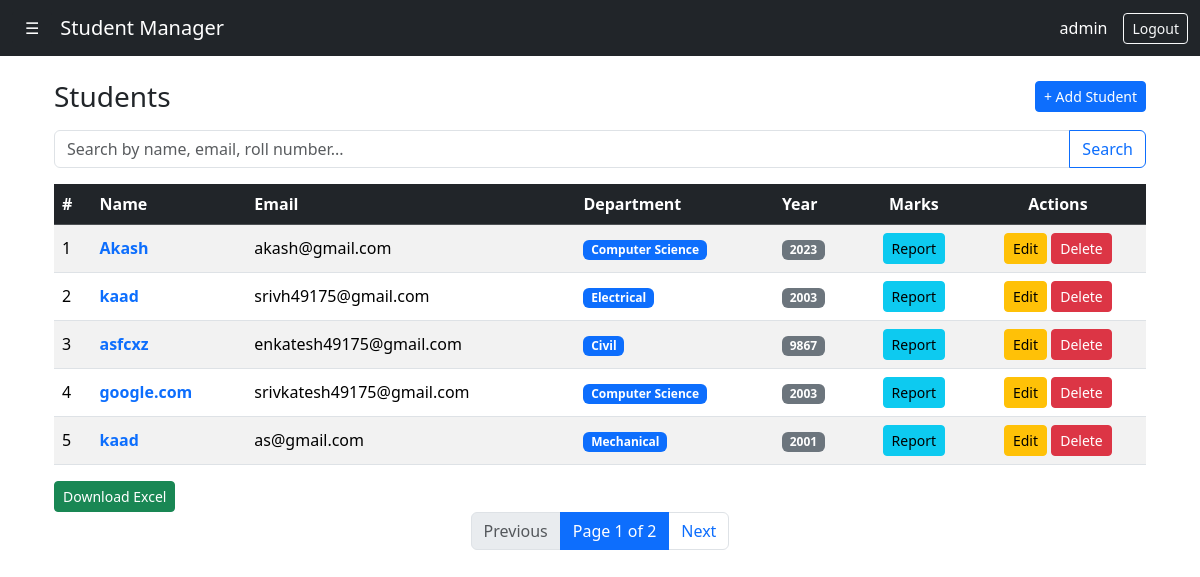
The app's page /students/ (signed in) with its own data.
### core/models.py (models this page shows, shortened)
class Student(models.Model):
    DEPARTMENT_CHOICES = [
        ('CSE', 'Computer Science'),
        ('ECE', 'Electronics'),
        ('EEE', 'Electrical'),
        ('ME', 'Mechanical'),
        ('CE', 'Civil'),
    ]
    name = models.CharField(max_length=100)
    email = models.EmailField(unique=True)
    age = models.IntegerField(
        validators=[MinValueValidator(1)]
    )
    roll_number = models.CharField(max_length=20)
    department = models.CharField(max_length=100, choices=DEPARTMENT_CHOICES)
    year = models.IntegerField()
    image = models.ImageField(upload_to='students/', blank=True, null=True)
    created_at = models.DateTimeField(auto_now_add=True)

### core/views.py (the view, shortened to what this page needs)
# urls.py: path('students/', views.student_list, name='student_list'),
@login_required
def student_list(request):
    query = request.GET.get('q','')
    students = Student.objects.all().order_by('-created_at')
    paginator = Paginator(students,5)
    page_number = request.GET.get('page')
    page_obj = paginator.get_page(page_number)
    return render(request, 'core/student_list.html', {'page_obj':page_obj,'query':query})

### templates/core/student_list.html (shortened to what this page needs)
{% extends 'core/base.html' %}
{% block content %}
<div class="container mt-4">
    <div class="d-flex justify-content-between align-items-center mb-3">
        <h3 class="mb-0">Students</h3>
        {% if user.is_staff %}
            <a href="{% url 'student_create' %}" class="btn btn-primary btn-sm">
                + Add Student
            </a>
        {% endif %}
    </div>
    <form method="get" class="mb-3">
        <div class="input-group">
            <input
                type="text"
                name="q"
                class="form-control"
                placeholder="Search by name, email, roll number..."
                value="{{ query }}"
            >
            <button class="btn btn-outline-primary" type="submit">
                Search
            </button>
        </div>
    </form>
    <div class="table-responsive">
        <table class="table table-hover table-striped align-middle">
            <thead class="table-dark">
                <tr>
                    <th>#</th>
                    <th>Name</th>
                    <th>Email</th>
                    <th>Department</th>
                    <th>Year</th>
                    <th class="text-center">Marks</th>
                    {% if user.is_staff %}
                        <th class="text-center">Actions</th>
                    {% endif %}
                </tr>
            </thead>
            <tbody>
                {% for student in page_obj %}
                <tr>
                    <td>{{ forloop.counter }}</td>
                    <td>
                        <a href="{% url 'student_detail' student.id %}"
                           class="fw-semibold text-decoration-none">
                            {{ student.name }}
                        </a>
                    </td>
                    <td>{{ student.email }}</td>
                    <td>
                        <span class="badge bg-primary">
                            {{ student.get_department_display }}
                        </span>
                    </td>
                    <td>
                        <span class="badge bg-secondary">
                            {{ student.year }}
                        </span>
                    </td>
                    <td class="text-center">
                        <a href="{% url 'student_report' student.id %}"
                            class="btn btn-info btn-sm">
                            Report
                        </a>
                    </td>
                    {% if user.is_staff %}
                    <td class="text-center">
                        <a href="{% url 'student_update' student.id %}"
                           class="btn btn-warning btn-sm">
                            Edit
                        </a>
                        <a href="{% url 'student_delete' student.id %}"
                           class="btn btn-danger btn-sm">
                            Delete
                        </a>
                    </td>
                    {% endif %}
                </tr>
                {% empty %}
                <tr>
                    <td colspan="6" class="text-center text-muted">
                        No students found
                    </td>
                </tr>
                {% endfor %}
            </tbody>
        </table>
    </div>
    {% if user.is_staff %}
        <a href="{% url 'export_all_students_excel' %}"
        class="btn btn-success btn-sm">
        Download Excel
        </a>
        {% endif %}
    <nav aria-label="Student list pagination">
        <ul class="pagination justify-content-center">
            {% if page_obj.has_previous %}
                <li class="page-item">
                    <a class="page-link"
                       href="?q={{ query }}&page={{ page_obj.previous_page_number }}">
                        Previous
                    </a>
                </li>
            {% else %}
                <li class="page-item disabled">
                    <span class="page-link">Previous</span>
                </li>
            {% endif %}
            <li class="page-item active">
                <span class="page-link">
                    Page {{ page_obj.number }} of {{ page_obj.paginator.num_pages }}
                </span>
            </li>
            {% if page_obj.has_next %}
                <li class="page-item">
                    <a class="page-link"
                       href="?q={{ query }}&page={{ page_obj.next_page_number }}">
                        Next
                    </a>
                </li>
            {% else %}
                <li class="page-item disabled">
                    <span class="page-link">Next</span>
                </li>
            {% endif %}
        </ul>
    </nav>
</div>
{% endblock %}

### templates/core/base.html (shortened to what this page needs)
<!DOCTYPE html>
<html lang="en">
<head>
    <link href="https://cdn.jsdelivr.net/npm/bootstrap@5.3.2/dist/css/bootstrap.min.css" rel="stylesheet">
</head>
<body>
<nav class="navbar navbar-dark bg-dark">
    <div class="container-fluid">
        <button class="btn btn-dark"
                type="button"
                data-bs-toggle="offcanvas"
                data-bs-target="#sidebar"
                aria-controls="sidebar">
            ☰
        </button>
        <a class="navbar-brand ms-2" href="{% url 'home' %}">
            Student Manager
        </a>
        <div class="d-flex align-items-center ms-auto">
            {% if user.is_authenticated %}
                <span class="text-white me-3">
                    {{ user.username }}
                </span>
                <form method="post" action="{% url 'logout' %}" class="mb-0">
                    <button class="btn btn-outline-light btn-sm">
                        Logout
                    </button>
                </form>
            {% else %}
                <a href="{% url 'login' %}" class="btn btn-outline-light btn-sm">
                    Login
                </a>
            {% endif %}
        </div>
    </div>
</nav>
<div class="container">
    {% block content %}{% endblock %}
</div>
</body>
</html>

### records on screen
Student: name "Akash", email "akash@gmail.com", department "Computer Science", year "2023"
Student: name "kaad", email "srivh49175@gmail.com", department "Electrical", year "2003"
Student: name "asfcxz", email "enkatesh49175@gmail.com", department "Civil", year "9867"
Student: name "google.com", email "srivkatesh49175@gmail.com", department "Computer Science", year "2003"
Student: name "kaad", email "as@gmail.com", department "Mechanical", year "2001"

### other values on screen
{{ user.username }} "admin"
{{ page_obj.number }} "1"
{{ page_obj.paginator.num_pages }} "2"
